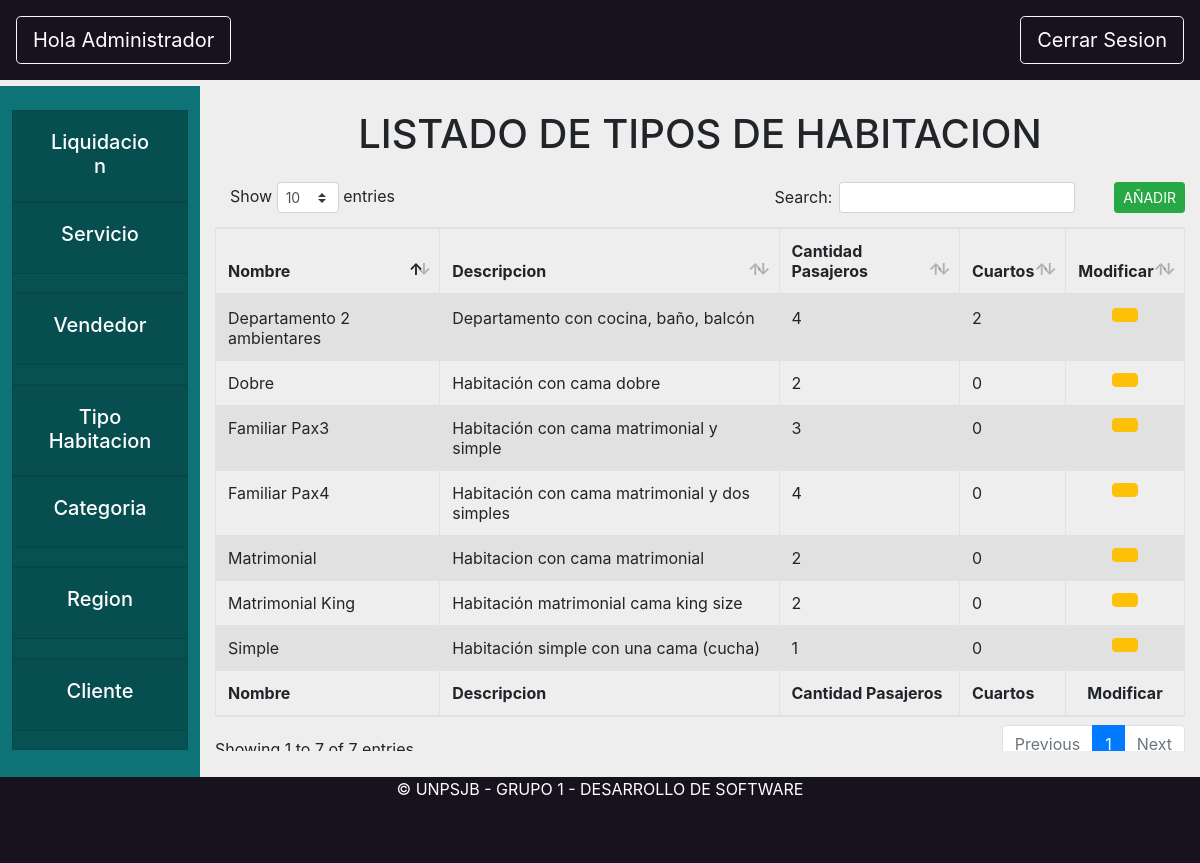
The app's page /core/tipoHabitacion with its own data.
### core/models.py (models this page shows, shortened)
class TipoHabitacion(models.Model):
    nombre = models.CharField(max_length=200)
    descripcion = models.CharField(max_length=800)
    pasajeros = models.PositiveSmallIntegerField()
    cuartos = models.PositiveSmallIntegerField(default = 0)
    def __str__(self):
        return self.nombre

### core/views.py (the view)
# urls.py: path('tipoHabitacion',views.tipoHabitacion, name="opcionTipoHabitacion"),
def tipoHabitacion(request):
    tiposHabitaciones=TipoHabitacion.objects.all()
    return render(request, "core/tipoHabitacionAdmin.html",{"tiposHabitaciones":tiposHabitaciones})

### core/templates/core/tipoHabitacionAdmin.html (shortened to what this page needs)
{% extends 'base/base_administrador.html'%}
{% load static %}
{% block content %}
<div class="formularioRegion" id="vistaLocalidades">
    <center>
        <h1 class="my-4">LISTADO DE TIPOS DE HABITACION</h1>
    </center>
    <table id="example1" class="table table-striped table-bordered" style="width:100%">
        <thead>
            <tr>
                <button type="button" class="btn btn-success ml-4 float-right btn-sm" data-toggle="modal"
                    data-target="#crearTipoHabitacion"
                    onclick="abrir_modal('{% url 'core:modalCrearTipoHabitacion' %}','#crearTipoHabitacion');">
                    AÑADIR</button>
                <th>Nombre</th>
                <th>Descripcion</th>
                <th>Cantidad Pasajeros</th>
                <th>Cuartos</th>
                <th>
                    <Center>Modificar</Center>
                </th>
            </tr>
        </thead>
        <tbody>
            {% for tipoHabitacion in tiposHabitaciones %}
            <tr>
                <td>{{tipoHabitacion.nombre}}</td>
                <td>{{tipoHabitacion.descripcion}}</td>
                <td>{{tipoHabitacion.pasajeros}}</td>
                <td>{{tipoHabitacion.cuartos}}</td>
                <td>
                    <center>
                        <button type="button" class="btn btn-warning" data-toggle="modal"
                            data-target="#modificarTipoHabitacion"
                            onclick="abrir_modal('{% url 'core:modalModificarTipoHabitacion' tipoHabitacion %}','#modificarTipoHabitacion');">
                        </button>
                    </center>
                </td>
            </tr>
            {% endfor %}
        </tbody>
        <tfoot>
            <tr>
                <th>Nombre</th>
                <th>Descripcion</th>
                <th>Cantidad Pasajeros</th>
                <th>Cuartos</th>
                <th>
                    <Center>Modificar</Center>
                </th>
            </tr>
        </tfoot>
    </table>
</div>
{% endblock content %}

### static/css/styleBase.css (style rules this page uses)
.bodyComplete { background-color: #eeeeee; width: 100%; height: 100%; }

### records on screen
TipoHabitacion: nombre "Simple", descripcion "Habitación simple con una cama (cucha)", pasajeros "1", cuartos "0"
TipoHabitacion: nombre "Dobre", descripcion "Habitación con cama dobre", pasajeros "2", cuartos "0"
TipoHabitacion: nombre "Matrimonial", descripcion "Habitacion con cama matrimonial", pasajeros "2", cuartos "0"
TipoHabitacion: nombre "Matrimonial King", descripcion "Habitación matrimonial cama king size", pasajeros "2", cuartos "0"
TipoHabitacion: nombre "Familiar Pax3", descripcion "Habitación con cama matrimonial y simple", pasajeros "3", cuartos "0"
TipoHabitacion: nombre "Familiar Pax4", descripcion "Habitación con cama matrimonial y dos simples", pasajeros "4", cuartos "0"
TipoHabitacion: nombre "Departamento 2 ambientares", descripcion "Departamento con cocina, baño, balcón", pasajeros "4", cuartos "2"
